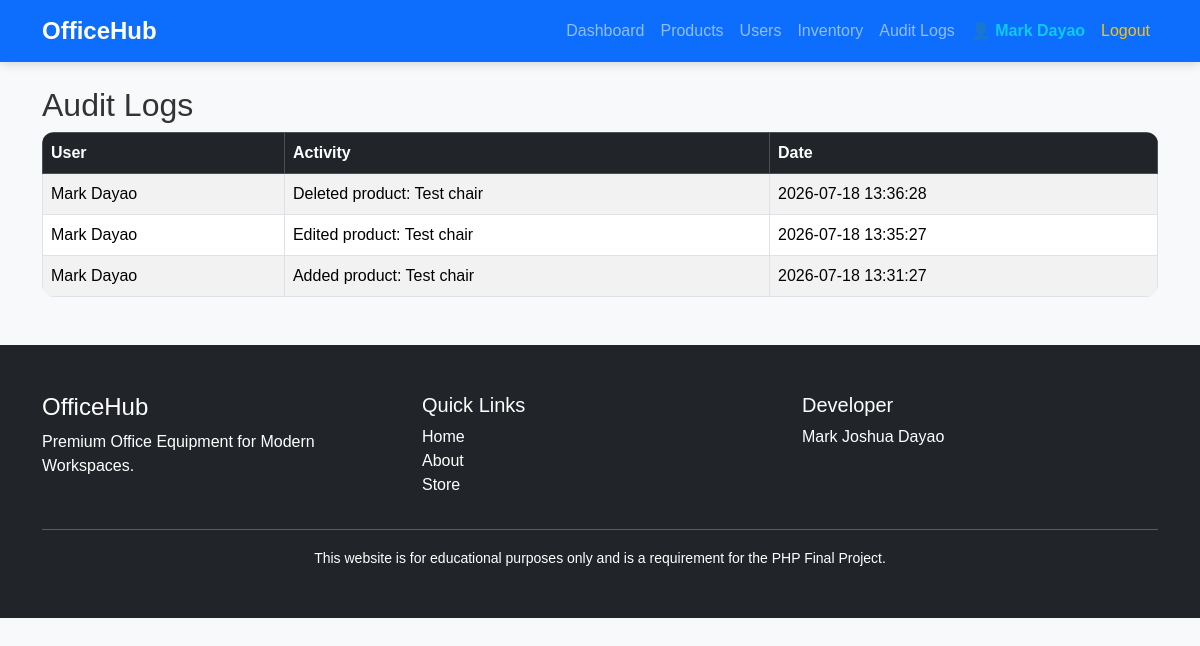
/admin/audit_logs.php (signed in), run on the app's committed database.
### tables this page shows
CREATE TABLE `audit_logs` (
  `id` int(11) NOT NULL,
  `user_id` int(11) NOT NULL,
  `activity` varchar(255) NOT NULL,
  `created_at` timestamp NOT NULL DEFAULT current_timestamp()
);

CREATE TABLE `users` (
  `id` int(11) NOT NULL,
  `fullname` varchar(100) NOT NULL,
  `email` varchar(100) NOT NULL,
  `password` varchar(255) NOT NULL,
  `address` text NOT NULL,
  `contact_number` varchar(20) NOT NULL,
  `role` enum('admin','buyer') DEFAULT 'buyer',
  `is_verified` tinyint(1) DEFAULT 0,
  `created_at` timestamp NOT NULL DEFAULT current_timestamp()
);

### admin/audit_logs.php (the view, shortened to what this page needs)
<?php
require_once '../config/database.php';
include '../includes/header.php';
include '../includes/navbar.php';
$sql = "
SELECT
audit_logs.*,
users.fullname
FROM audit_logs
INNER JOIN users
ON audit_logs.user_id = users.id
ORDER BY audit_logs.created_at DESC
";
$stmt = $pdo->query($sql);
?>
<div class="container mt-4">
<h2>Audit Logs</h2>
<table class="table table-bordered table-striped">
<thead class="table-dark">
<tr>
<th>User</th>
<th>Activity</th>
<th>Date</th>
</tr>
</thead>
<tbody>
<?php while($row = $stmt->fetch(PDO::FETCH_ASSOC)): ?>
<tr>
<td><?= htmlspecialchars($row['fullname']); ?></td>
<td><?= htmlspecialchars($row['activity']); ?></td>
<td><?= $row['created_at']; ?></td>
</tr>
<?php endwhile; ?>
</tbody>
</table>
</div>
<?php include '../includes/footer.php'; ?>

### assets/css/style.css (style rules this page uses)
body { background:#f8f9fa; font-family:Arial, Helvetica, sans-serif; color:#333; }
.table { border-radius:12px; overflow:hidden; }
.table thead { vertical-align:middle; }
.table td, .table th { vertical-align:middle; }

### data on the page
audit_logs: user.fullname "Mark Dayao", activity "Deleted product: Test chair", created_at "2026-07-18 13:36:28"
audit_logs: user.fullname "Mark Dayao", activity "Edited product: Test chair", created_at "2026-07-18 13:35:27"
audit_logs: user.fullname "Mark Dayao", activity "Added product: Test chair", created_at "2026-07-18 13:31:27"

### other printed values
$_SESSION['fullname'] "Mark Dayao"
